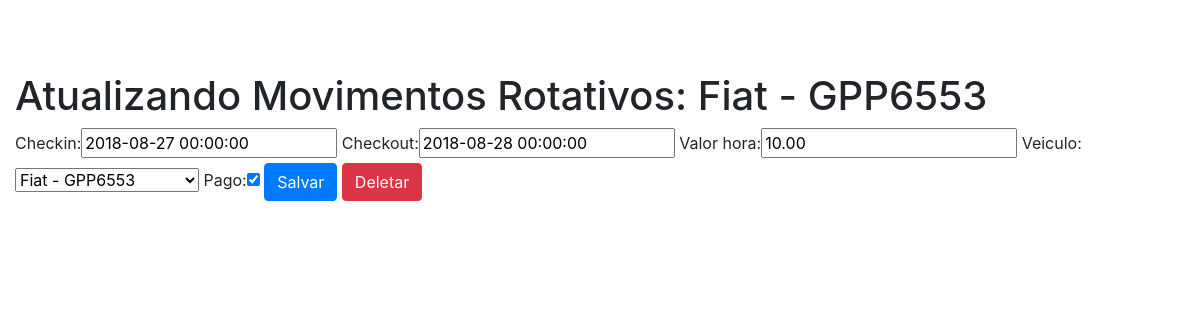
The app's page /sistema/update-movimento-rotativo/1 (signed in) with its own data.
### core/models.py (models this page shows, shortened)
class MovimentoRotativo(models.Model):
    checkin = models.DateTimeField(auto_now=False)
    checkout = models.DateTimeField(auto_now=False, blank=True, null=True)
    valor_hora = models.DecimalField(max_digits=5, decimal_places=2)
    veiculo = models.ForeignKey(Veiculo, on_delete=models.PROTECT)
    pago = models.BooleanField(default=False)
    def __str__(self):
        return str(self.veiculo)

class Veiculo(models.Model):
    marca = models.ForeignKey(Marca, on_delete=models.PROTECT)
    placa = models.CharField(max_length=7)
    proprietario = models.ForeignKey(Pessoa, on_delete=models.PROTECT)
    cor = models.CharField(max_length=15)
    observacoes = models.TextField(blank=True, null=True)
    def __str__(self):
        return str(self.marca) + ' - ' + self.placa

class Marca(models.Model):
    nome = models.CharField(max_length=50)
    def __str__(self):
        return self.nome

### core/views.py (the view)
# urls.py: path('update-movimento-rotativo/<int:id>', update_movRotativo, name='core_update_movRotativo'),
@login_required
def update_movRotativo(request, id):
    movRotativo = MovimentoRotativo.objects.get(id=id)
    form = MovimentoRotativoForm(request.POST or None, instance=movRotativo)
    dados = {'movRotativo' : movRotativo, 'form' : form}
    if request.method == 'POST':
        if form.is_valid():
            form.save()
            return redirect('core_lista_movRotativos')
    else:
        return render(request, 'core/update_movRotativo.html', dados)

### core/form.py
class MovimentoRotativoForm(ModelForm):
    class Meta:
        model = MovimentoRotativo
        fields = '__all__'

### templates/core/update_movRotativo.html (shortened to what this page needs)
{% extends 'core/base.html' %}
{% load bootstrap %}
{% block main %}
    <div class="row">
        <div class="col">
            <h1>Atualizando Movimentos Rotativos: {{ movRotativo }}</h1>
            <form action="{% url 'core_update_movRotativo' movRotativo.id %}" method="POST">
                {{ form|bootstrap }}
                        <button type="submit" class="btn btn-primary">Salvar</button>
                        <a href="{% url 'core_delete_movRotativo' movRotativo.id %}" class="btn btn-danger">Deletar</a>
                    </form>
                </div>
            </div>
{% endblock %}

### templates/core/base.html (style rules this page uses)
body { padding-top: 4.5rem; }

### records on screen
MovimentoRotativo: veiculo.placa "Fiat - GPP6553", checkin "2018-08-27 00:00:00", checkout "2018-08-28 00:00:00", valor_hora "10.00", veiculo "Fiat - GPP6553", pago "☑"
